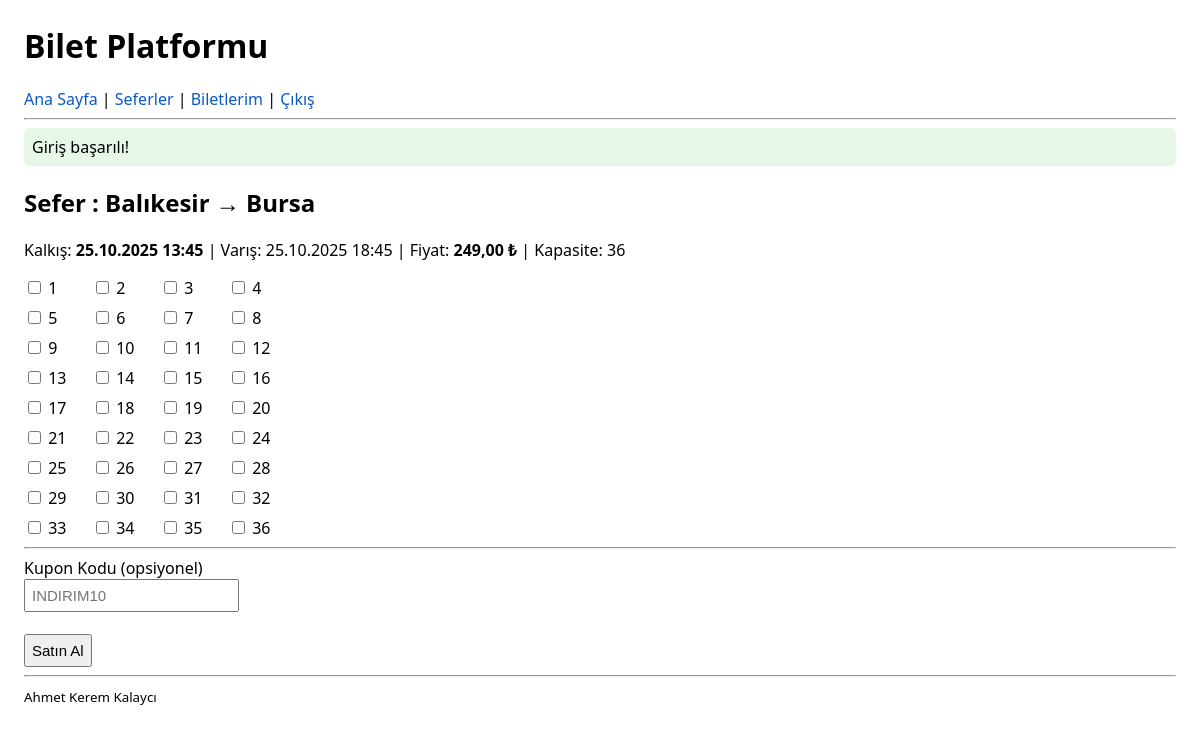
Screenshot of /buy_ticket.php?trip_id=03b8171b7e9cdce5bdb0dfdcb996a0e5 (signed in) with the database file from the repository.
### tables this page shows
CREATE TABLE Trips (
  id               TEXT PRIMARY KEY,    
  company_id       TEXT NOT NULL,
  destination_city TEXT NOT NULL,
  arrival_time     DATETIME NOT NULL,
  departure_time   DATETIME NOT NULL,
  departure_city   TEXT NOT NULL,
  price            INTEGER NOT NULL,
  capacity         INTEGER NOT NULL,
  created_date     TIMESTAMP DEFAULT CURRENT_TIMESTAMP,
  FOREIGN KEY (company_id) REFERENCES Bus_Company(id)
);

### public/buy_ticket.php (the view, shortened to what this page needs)
<?php
require __DIR__ . "/../app/init.php";
$pdo = DB::conn();
$pdo->setAttribute(PDO::ATTR_ERRMODE, PDO::ERRMODE_EXCEPTION);
$tripId = (string) ($_GET['trip_id'] ?? '');
$st = $pdo->prepare("
  SELECT
    t.id AS trip_id,
    t.destination_city,
    t.departure_city,
    t.arrival_time,
    t.departure_time,
    t.price AS trip_price,
    t.capacity,
    tk.id AS ticket_id,
    tk.user_id AS ticket_user_id,
    tk.status AS ticket_status,
    tk.total_price AS ticket_total_price,
    tk.created_at AS ticket_created_at,
    bs.id AS seat_id,
    bs.seat_number AS seat_number,
    bs.created_at AS seat_created_at
  FROM Trips t
  LEFT JOIN Tickets tk ON tk.trip_id = t.id
  LEFT JOIN Booked_Seats bs ON bs.ticket_id = tk.id
  WHERE t.id = :id
");
$st->execute([':id' => $tripId]);
$rows = $st->fetchAll(PDO::FETCH_ASSOC);
$trip = $rows[0] ?? null;
$taken = array_column($rows, 'seat_number');
$flash = get_flash();
if ($flash) echo "<p class='flash {$flash['type']}'>" . e($flash['msg']) . "</p>";
?>
<h2>Sefer : <?= e($trip['departure_city']) ?> → <?= e($trip['destination_city']) ?></h2>
<p>
  Kalkış: <strong><?= e(dtfmt($trip['departure_time'])) ?></strong> |
  Varış: <?= e(dtfmt($trip['arrival_time'])) ?> |
  Fiyat: <strong><?= e(money_tl((int)$trip['trip_price'])) ?></strong> |
  Kapasite: <?= (int)$trip['capacity'] ?>
</p>
<form method="post" action="/buy_ticket.php?trip_id=<?= urlencode($tripId) ?>">
  <div style="display:grid;grid-template-columns:repeat(4,60px);gap:8px;max-width:260px;">
    <?php for ($i = 1; $i <= (int)$trip['capacity']; $i++): ?>
      <?php $disabled = in_array($i, $taken, true) ? 'disabled' : ''; ?>
      <label <?= $disabled ? 'style="opacity:.5;text-decoration:line-through;"' : '' ?>>
        <input type="checkbox" name="seats[]" value="<?= $i ?>" <?= $disabled ?>> <?= $i ?>
      </label>
    <?php endfor; ?>
  </div>
  <hr>
  <label>Kupon Kodu (opsiyonel)</label><br>
  <input name="coupon" placeholder="INDIRIM10"><br><br>
  <button type="submit" name="op" value="buy">Satın Al</button>
</form>

### app/init.php (style rules this page uses)
input,button,select { padding:6px;font-size:15px }
a { color:#0a58ca;text-decoration:none }
.flash { padding:8px;border-radius:6px;margin:8px 0 }
.flash.success { background:#e7f7e7 }

### rows the page displays
trips: departure_city "Balıkesir", destination_city "Bursa", departure_time "25.10.2025 13:45", arrival_time "25.10.2025 18:45", price "249,00 ₺", capacity "36"

### other values shown
$flash['msg'] "Giriş başarılı!"
